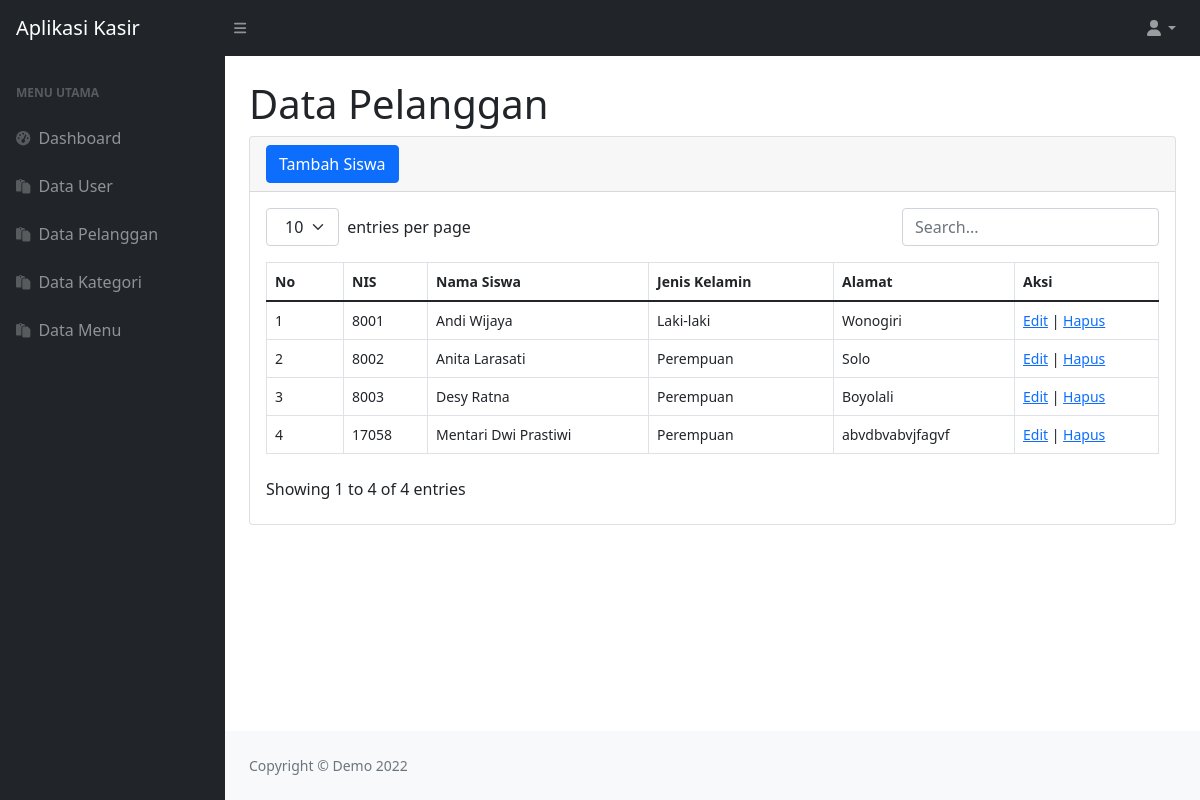
Screenshot of /pelanggan (signed in) with the database file from the repository.
### tables this page shows
CREATE TABLE IF NOT EXISTS `siswa` (
  `id_siswa` int(11) NOT NULL AUTO_INCREMENT,
  `nis` varchar(10) NOT NULL,
  `nama_siswa` varchar(50) NOT NULL,
  `jenis_kelamin` varchar(10) NOT NULL,
  `foto_siswa` varchar(50) NOT NULL,
  `alamat` varchar(100) NOT NULL,
  PRIMARY KEY (`id_siswa`)
);

### pelanggan.php (the view, shortened to what this page needs)
<?php
if (!isset($_GET['aksi'])){
?>
    <div class="container-fluid px-4">
                <h1 class="mt-4">Data Pelanggan</h1>
                <div class="card mb-4">
                    <div class="card-header">
                        <a type="button" class="btn btn-primary" href="index.php?page=siswa&aksi=tambah">Tambah Siswa</a>
                    </div>
                    <div class="card-body">
                        <table id="datatablesSimple">
                            <thead>
                                <tr>
                                    <th>No</th>
                                    <th>NIS</th>
                                    <th>Nama Siswa</th>
                                    <th>Jenis Kelamin</th>
                                    <th>Alamat</th>
                                    <th>Aksi</th>
                                </tr>
                            </thead>
                            <tbody>
                            <?php
                            $siswa=mysqli_query($koneksi, "SELECT * FROM siswa");
                            $no = 1;
                            while ($data = mysqli_fetch_array($siswa)){
                            ?>
                                <tr>
                                    <td><?php echo $no; ?></td>
                                    <td><?php echo $data['nis']; ?></td>
                                    <td><?php echo $data['nama_siswa']; ?></td>
                                    <td><?php echo $data['jenis_kelamin']; ?></td>
                                    <td><?php echo $data['alamat']; ?></td>
                                    <td><a href="index.php?page=siswa&aksi=edit&id=<?php echo $data['id_siswa'] ?>">Edit</a> |
                                        <a href="index.php?page=siswa&aksi=hapus&id=<?php echo $data['id_siswa'] ?>">Hapus</a></td>
                                </tr>
                            <?php
                            $no++;
                            }
                            ?>
                            </tbody>
                        </table>
                    </div>
                </div>
    </div>
<?php
}elseif ($_GET['aksi']=='hapus'){
	mysqli_query($koneksi, "DELETE FROM siswa where id_siswa='$_GET[id]'");
	echo "<script>window.alert('Data Siswa Berhasil Di Hapus.');
                                window.location='siswa'</script>";
}
?>

### rows the page displays
siswa: nis "8001", nama_siswa "Andi Wijaya", jenis_kelamin "Laki-laki", alamat "Wonogiri"
siswa: nis "8002", nama_siswa "Anita Larasati", jenis_kelamin "Perempuan", alamat "Solo"
siswa: nis "8003", nama_siswa "Desy Ratna", jenis_kelamin "Perempuan", alamat "Boyolali"
siswa: nis "17058", nama_siswa "Mentari Dwi Prastiwi", jenis_kelamin "Perempuan", alamat "abvdbvabvjfagvf"
